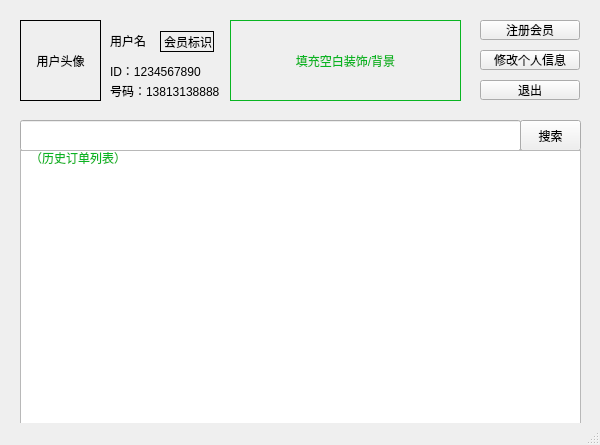
<?xml version="1.0" encoding="UTF-8"?>
<ui version="4.0">
 <class>WUser</class>
 <widget class="QMainWindow" name="WUser">
  <property name="geometry">
   <rect>
    <x>0</x>
    <y>0</y>
    <width>600</width>
    <height>445</height>
   </rect>
  </property>
  <property name="cursor">
   <cursorShape>ArrowCursor</cursorShape>
  </property>
  <property name="windowTitle">
   <string>MainWindow</string>
  </property>
  <widget class="QWidget" name="centralwidget">
   <widget class="QLabel" name="label">
    <property name="geometry">
     <rect>
      <x>20</x>
      <y>20</y>
      <width>81</width>
      <height>81</height>
     </rect>
    </property>
    <property name="frameShape">
     <enum>QFrame::Panel</enum>
    </property>
    <property name="text">
     <string>用户头像</string>
    </property>
    <property name="alignment">
     <set>Qt::AlignCenter</set>
    </property>
   </widget>
   <widget class="QLabel" name="label_2">
    <property name="geometry">
     <rect>
      <x>110</x>
      <y>30</y>
      <width>54</width>
      <height>21</height>
     </rect>
    </property>
    <property name="text">
     <string>用户名</string>
    </property>
   </widget>
   <widget class="QLabel" name="label_3">
    <property name="geometry">
     <rect>
      <x>110</x>
      <y>60</y>
      <width>91</width>
      <height>21</height>
     </rect>
    </property>
    <property name="text">
     <string>ID：1234567890</string>
    </property>
   </widget>
   <widget class="QLabel" name="label_4">
    <property name="geometry">
     <rect>
      <x>110</x>
      <y>80</y>
      <width>111</width>
      <height>21</height>
     </rect>
    </property>
    <property name="text">
     <string>号码：13813138888</string>
    </property>
   </widget>
   <widget class="QPushButton" name="pushButton">
    <property name="geometry">
     <rect>
      <x>480</x>
      <y>20</y>
      <width>100</width>
      <height>20</height>
     </rect>
    </property>
    <property name="cursor">
     <cursorShape>PointingHandCursor</cursorShape>
    </property>
    <property name="text">
     <string>注册会员</string>
    </property>
    <property name="iconSize">
     <size>
      <width>16</width>
      <height>16</height>
     </size>
    </property>
   </widget>
   <widget class="QPushButton" name="pushButton_2">
    <property name="geometry">
     <rect>
      <x>480</x>
      <y>50</y>
      <width>100</width>
      <height>20</height>
     </rect>
    </property>
    <property name="cursor">
     <cursorShape>PointingHandCursor</cursorShape>
    </property>
    <property name="text">
     <string>修改个人信息</string>
    </property>
   </widget>
   <widget class="QPushButton" name="pushButton_3">
    <property name="geometry">
     <rect>
      <x>480</x>
      <y>80</y>
      <width>100</width>
      <height>20</height>
     </rect>
    </property>
    <property name="cursor">
     <cursorShape>PointingHandCursor</cursorShape>
    </property>
    <property name="text">
     <string>退出</string>
    </property>
   </widget>
   <widget class="QPushButton" name="pushButton_4">
    <property name="geometry">
     <rect>
      <x>520</x>
      <y>120</y>
      <width>61</width>
      <height>31</height>
     </rect>
    </property>
    <property name="cursor">
     <cursorShape>PointingHandCursor</cursorShape>
    </property>
    <property name="text">
     <string>搜索</string>
    </property>
   </widget>
   <widget class="QLineEdit" name="lineEdit_search">
    <property name="geometry">
     <rect>
      <x>20</x>
      <y>120</y>
      <width>501</width>
      <height>31</height>
     </rect>
    </property>
   </widget>
   <widget class="QTableView" name="tableView">
    <property name="geometry">
     <rect>
      <x>20</x>
      <y>150</y>
      <width>561</width>
      <height>275</height>
     </rect>
    </property>
   </widget>
   <widget class="QLabel" name="label_7">
    <property name="geometry">
     <rect>
      <x>30</x>
      <y>150</y>
      <width>91</width>
      <height>16</height>
     </rect>
    </property>
    <property name="styleSheet">
     <string notr="true">color: rgb(8, 181, 34);</string>
    </property>
    <property name="text">
     <string>（历史订单列表）</string>
    </property>
   </widget>
   <widget class="QLabel" name="label_5">
    <property name="geometry">
     <rect>
      <x>230</x>
      <y>20</y>
      <width>231</width>
      <height>81</height>
     </rect>
    </property>
    <property name="styleSheet">
     <string notr="true">color: rgb(8, 181, 34);</string>
    </property>
    <property name="frameShape">
     <enum>QFrame::Panel</enum>
    </property>
    <property name="text">
     <string>填充空白装饰/背景</string>
    </property>
    <property name="alignment">
     <set>Qt::AlignCenter</set>
    </property>
   </widget>
   <widget class="QLabel" name="label_6">
    <property name="geometry">
     <rect>
      <x>160</x>
      <y>31</y>
      <width>54</width>
      <height>21</height>
     </rect>
    </property>
    <property name="frameShape">
     <enum>QFrame::Panel</enum>
    </property>
    <property name="frameShadow">
     <enum>QFrame::Plain</enum>
    </property>
    <property name="text">
     <string>会员标识</string>
    </property>
   </widget>
  </widget>
  <widget class="QMenuBar" name="menubar">
   <property name="geometry">
    <rect>
     <x>0</x>
     <y>0</y>
     <width>600</width>
     <height>21</height>
    </rect>
   </property>
  </widget>
  <widget class="QStatusBar" name="statusbar"/>
 </widget>
 <resources/>
 <connections/>
</ui>
